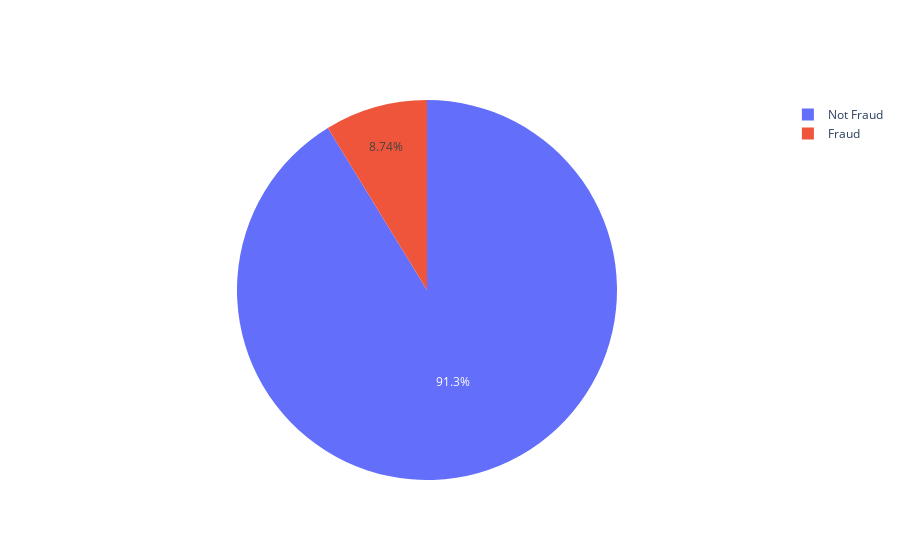

This figure's notebook cell:
### Code cell
distros = ['Not Fraud','Fraud']

usage = (data['fraud'].value_counts())

Data_Fraud


fig = go.Figure(data=go.Pie(
    labels=distros,
    values=usage
))
fig.show()

### Figure 1 — Plotly figure (JSON) as saved in the notebook; plotly's stock layout.template omitted (floating-point values rounded to 4 significant figures)
{"data": [{"labels": ["Not Fraud", "Fraud"], "type": "pie", "values": [912597, 87403]}], "layout": {}}
